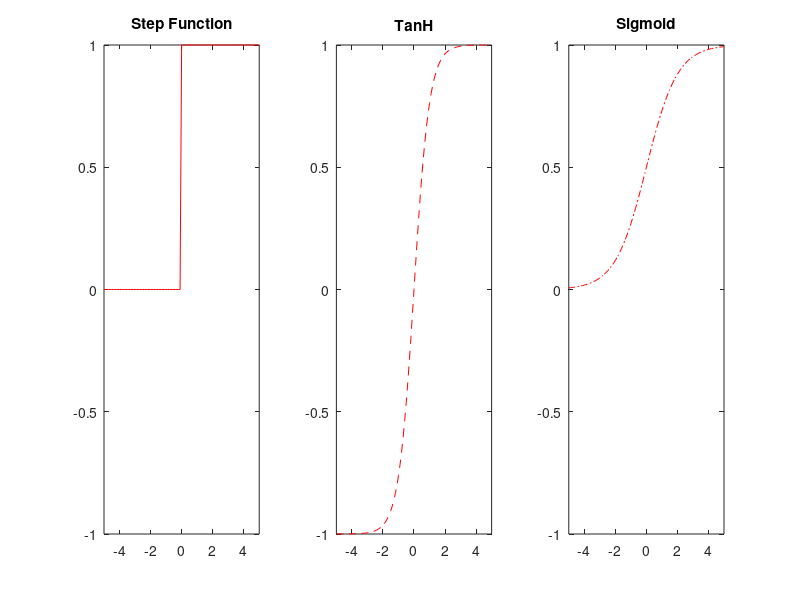

Source code (MATLAB):
% fplot(@(x) (1+exp(-x))^(-1),[-5 5],'b', 'LineWidth', 1)
% grid on
% hold on
% ylabel('sigmoid');
% fplot(@(x) tanh(x),[-5 5],'g-.', 'LineWidth', 1)
% hold on
% ylabel('tanh');
% fplot(@(x) y(x),[-5 5],'r--', 'LineWidth', 1)
% hold on
% ylabel('step function');

x = -5:0.1:5;

for idx = 1:numel(x)
    if x(idx)<0
        y1(idx) = 0;
    else
        y1(idx) = 1;
    end 
end

for idx = 1:numel(x)
    y2(idx) = 1/(1+exp(-x(idx)));
end

figure
subplot(1,3,1)       % add first plot in 2 x 1 grid
plot(x,y1,'red')
axis([-5 5 -1 1])
title('Step Function')

subplot(1,3,2)       % add second plot in 2 x 1 grid
plot(x,tanh(x),'red--')       % plot using + markers
axis([-5 5 -1 1])
title('TanH')

subplot(1,3,3)       % add second plot in 2 x 1 grid
plot(x,y2,'red-.')       % plot using + markers
axis([-5 5 -1 1])
title('Sigmoid')